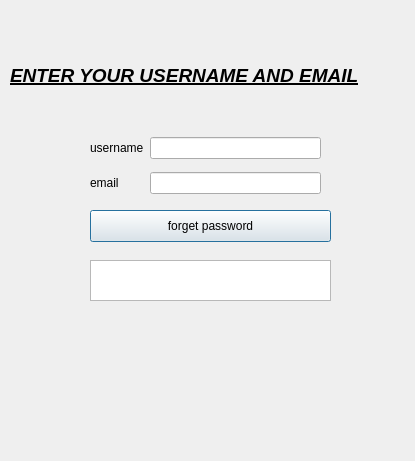
<?xml version="1.0" encoding="UTF-8"?>
<ui version="4.0">
 <class>ForgotPassWord</class>
 <widget class="QDialog" name="ForgotPassWord">
  <property name="geometry">
   <rect>
    <x>0</x>
    <y>0</y>
    <width>415</width>
    <height>461</height>
   </rect>
  </property>
  <property name="windowTitle">
   <string>Dialog</string>
  </property>
  <widget class="QWidget" name="gridLayoutWidget">
   <property name="geometry">
    <rect>
     <x>90</x>
     <y>130</y>
     <width>231</width>
     <height>71</height>
    </rect>
   </property>
   <layout class="QGridLayout" name="gridLayout">
    <item row="0" column="0">
     <widget class="QLabel" name="label">
      <property name="text">
       <string>username</string>
      </property>
     </widget>
    </item>
    <item row="1" column="0">
     <widget class="QLabel" name="label_2">
      <property name="text">
       <string>email</string>
      </property>
     </widget>
    </item>
    <item row="1" column="1">
     <widget class="QLineEdit" name="lineEdit_FP_EMail"/>
    </item>
    <item row="0" column="1">
     <widget class="QLineEdit" name="lineEdit_FP_UserName"/>
    </item>
   </layout>
  </widget>
  <widget class="QPushButton" name="pushButton_forgepassword">
   <property name="geometry">
    <rect>
     <x>90</x>
     <y>210</y>
     <width>241</width>
     <height>32</height>
    </rect>
   </property>
   <property name="text">
    <string>forget password</string>
   </property>
  </widget>
  <widget class="QTextBrowser" name="textBrowser_DisplayPassWord">
   <property name="geometry">
    <rect>
     <x>90</x>
     <y>260</y>
     <width>241</width>
     <height>41</height>
    </rect>
   </property>
  </widget>
  <widget class="QLabel" name="label_3">
   <property name="geometry">
    <rect>
     <x>10</x>
     <y>50</y>
     <width>421</width>
     <height>51</height>
    </rect>
   </property>
   <property name="text">
    <string>&lt;html&gt;&lt;head/&gt;&lt;body&gt;&lt;p&gt;&lt;span style=&quot; font-size:14pt; font-weight:600; font-style:italic; text-decoration: underline;&quot;&gt;ENTER YOUR USERNAME AND EMAIL&lt;/span&gt;&lt;/p&gt;&lt;/body&gt;&lt;/html&gt;</string>
   </property>
  </widget>
 </widget>
 <resources/>
 <connections/>
</ui>
